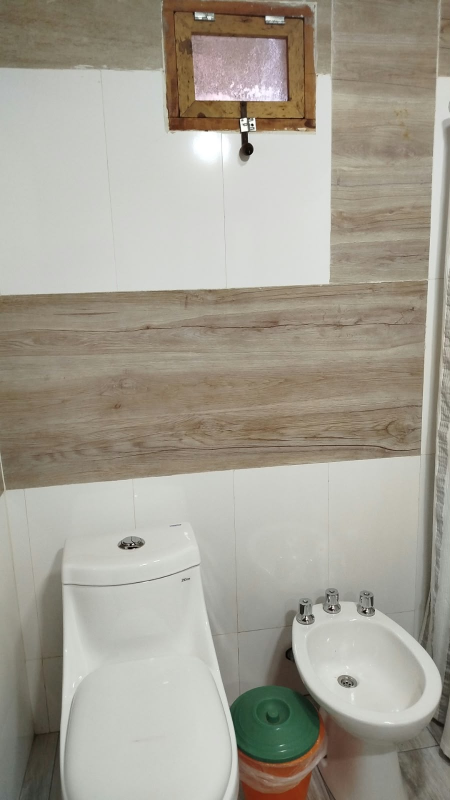
#> input picture imagenes/baño.jpeg, 900 x 1600 px (shown at 1/2 size); its folder holds 4 pictures in this run
$ python review-photos.py
#> lines starting #> are read from the running program, lines starting #| are printed output that depends on the picture
from PIL import Image, ImageOps, ImageDraw
from pathlib import Path

root = Path(__file__).resolve().parents[1]
photos = sorted((root / 'imagenes').glob('*.jpeg'))
sheet = Image.new('RGB', (1000, ((len(photos) + 3) // 4) * 210), '#f8f9f5')
draw = ImageDraw.Draw(sheet)
for i, photo in enumerate(photos):
    with Image.open(photo) as source:
#> source is the input picture: PIL image 900x1600 RGB; mean R, G, B 164.2, 159.4, 147.4
        print(f'{photo.name}: {source.width}x{source.height}')
#| baño.jpeg: 900x1600
        thumb = ImageOps.contain(ImageOps.exif_transpose(source), (240, 175))
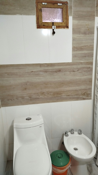
#> thumb: PIL image 98x175 RGB; mean R, G, B 164.2, 159.4, 147.4
        x, y = (i % 4) * 250, (i // 4) * 210
        sheet.paste(thumb, (x, y))
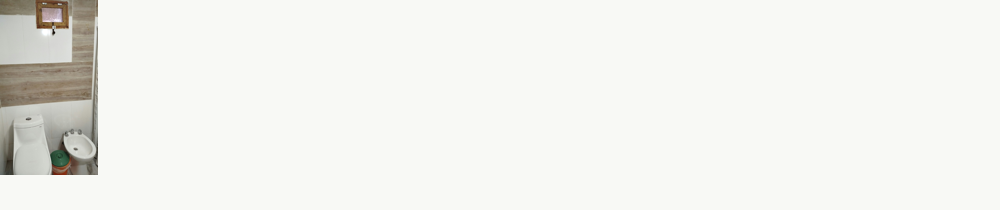
#> sheet: PIL image 1000x210 RGB; mean R, G, B 241.2, 241.7, 237
        draw.text((x + 4, y + 180), photo.name, fill='#202e28')
#> pass 2 of the loop `for i, photo in enumerate(photos):`:
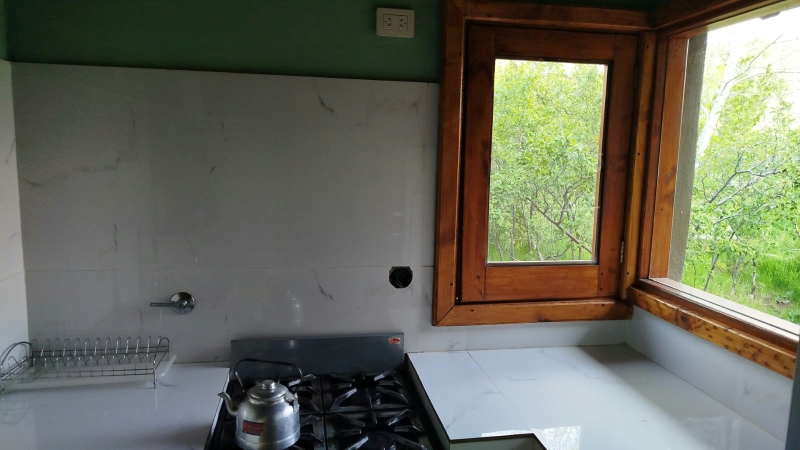
#> input picture imagenes/cocina 2.jpeg, 1600 x 900 px (shown at 1/2 size)
#> source is the input picture: PIL image 1600x900 RGB; mean R, G, B 103.9, 104.3, 90.5
#| cocina 2.jpeg: 1600x900
#> `thumb = ImageOps.contain(ImageOps.exif_transpose(source), (240, 175))`:
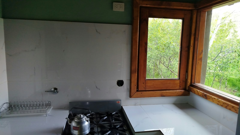
#> thumb: PIL image 240x135 RGB; mean R, G, B 103.9, 104.3, 90.5
#> `sheet.paste(thumb, (x, y))`:
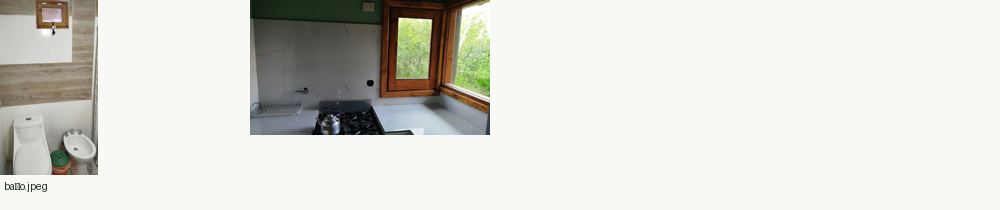
#> sheet: PIL image 1000x210 RGB; mean R, G, B 218.8, 219.2, 213.1
sheet.save(root / 'tmp' / 'review-photos.jpg')
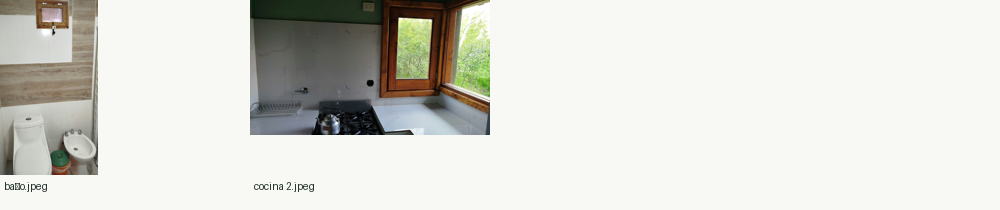
#> saved as review-photos.jpg: PIL image 1000x210 RGB; mean R, G, B 218.7, 219.1, 212.9
